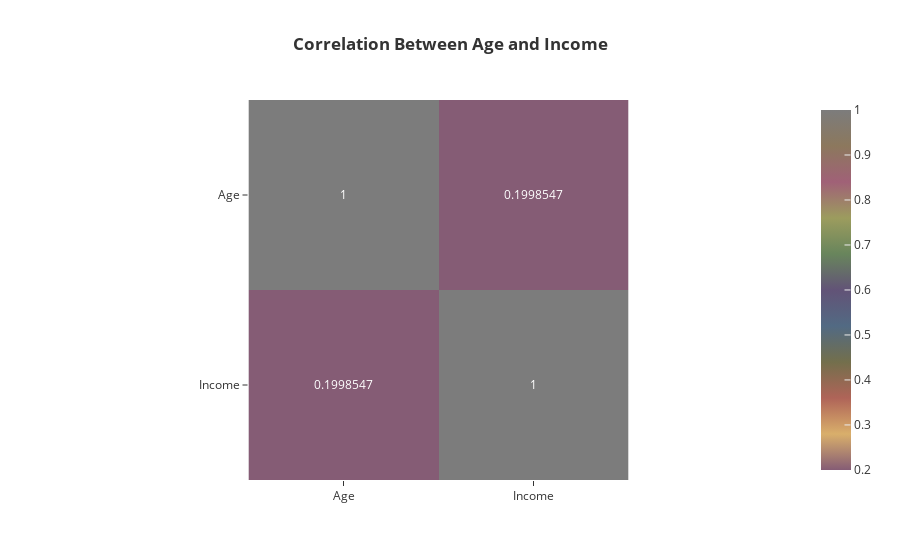

Here is the notebook cell this chart was saved with:
### Code cell
px.imshow(data[["Age", "Income"]].corr(), text_auto=True,
         title="<b>Correlation Between Age and Income",  color_continuous_scale=px.colors.qualitative.Antique)

### Figure 1 — Plotly figure (JSON) as saved in the notebook; plotly's stock layout.template omitted (floating-point values rounded to 4 significant figures)
{"data": [{"coloraxis": "coloraxis", "hovertemplate": "x: %{x}<br>y: %{y}<br>color: %{z}<extra></extra>", "name": "0", "texttemplate": "%{z}", "type": "heatmap", "x": ["Age", "Income"], "xaxis": "x", "y": ["Age", "Income"], "yaxis": "y", "z": [[1.0, 0.1999], [0.1999, 1.0]]}], "layout": {"coloraxis": {"colorscale": [[0, "rgb(133, 92, 117)"], [0.1, "rgb(217, 175, 107)"], [0.2, "rgb(175, 100, 88)"], [0.3, "rgb(115, 111, 76)"], [0.4, "rgb(82, 106, 131)"], [0.5, "rgb(98, 83, 119)"], [0.6, "rgb(104, 133, 92)"], [0.7, "rgb(156, 156, 94)"], [0.8, "rgb(160, 97, 119)"], [0.9, "rgb(140, 120, 93)"], [1, "rgb(124, 124, 124)"]]}, "title": {"text": "<b>Correlation Between Age and Income"}, "xaxis": {"anchor": "y", "constrain": "domain", "domain": [0, 1], "scaleanchor": "y"}, "yaxis": {"anchor": "x", "autorange": "reversed", "constrain": "domain", "domain": [0, 1]}}}
